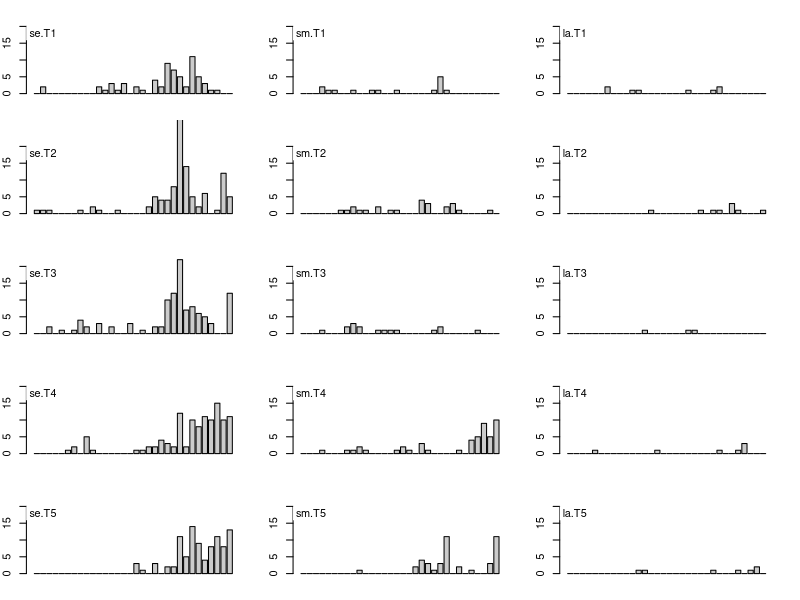

The R source for this figure:
library(ade4)


### Name: acacia
### Title: Spatial pattern analysis in plant communities
### Aliases: acacia
### Keywords: datasets

### ** Examples
data(acacia)
if(adegraphicsLoaded()) {
  gg <- s1d.barchart(acacia, p1d.horizontal = FALSE, psub.position = "topleft", 
    plabels.cex = 0, ylim = c(0,20))
} else {
  par(mfcol = c(5, 3))
  par(mar = c(2, 2, 2, 2))
  for(k in 1:15) {
    barplot(acacia[, k], ylim = c(0, 20), col = grey(0.8))
    ade4:::scatterutil.sub(names(acacia)[k], 1.5, "topleft")
  }
  par(mfcol = c(1, 1))
}
